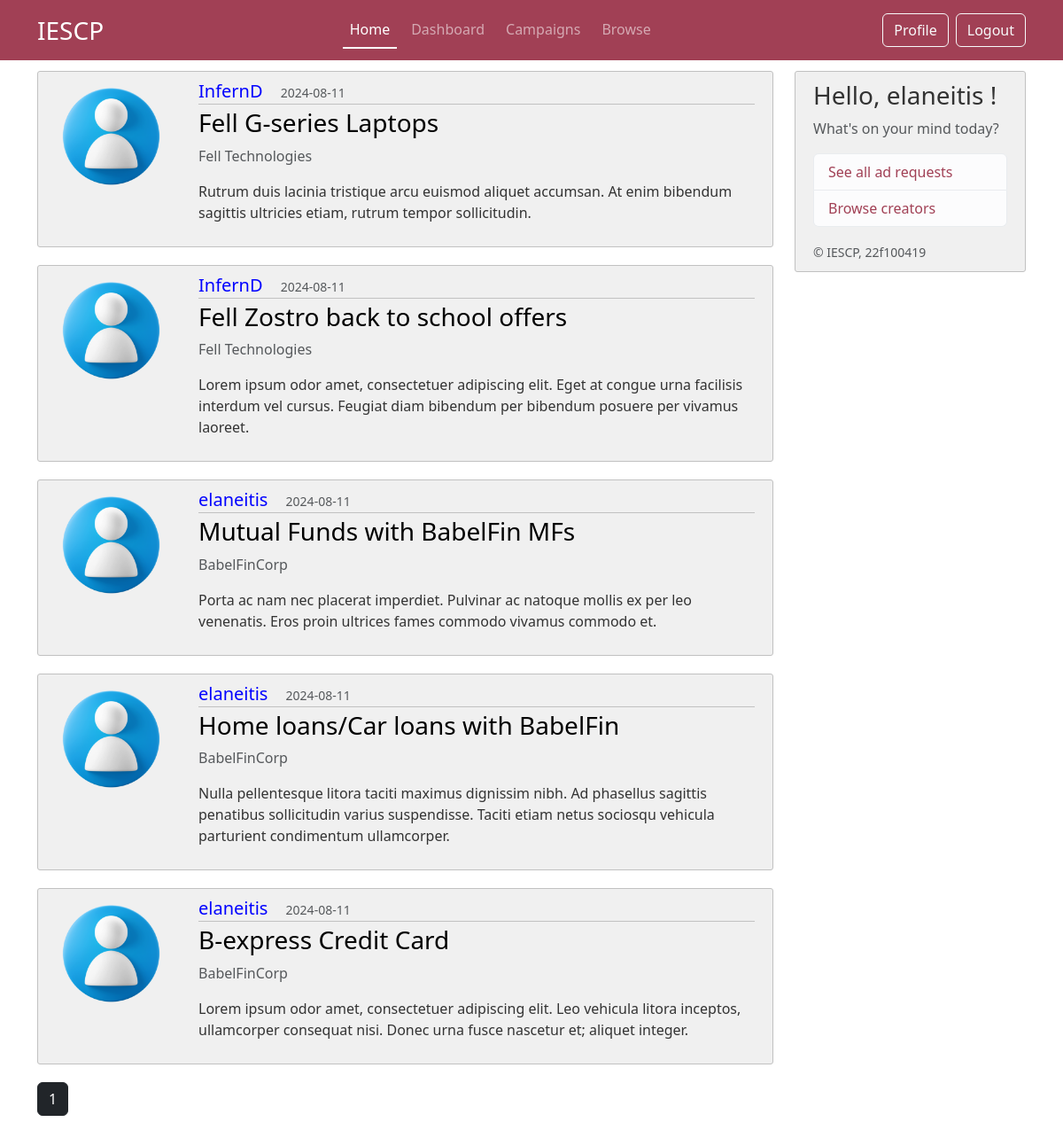
/home (signed in), run on an earlier commit of the app's database.
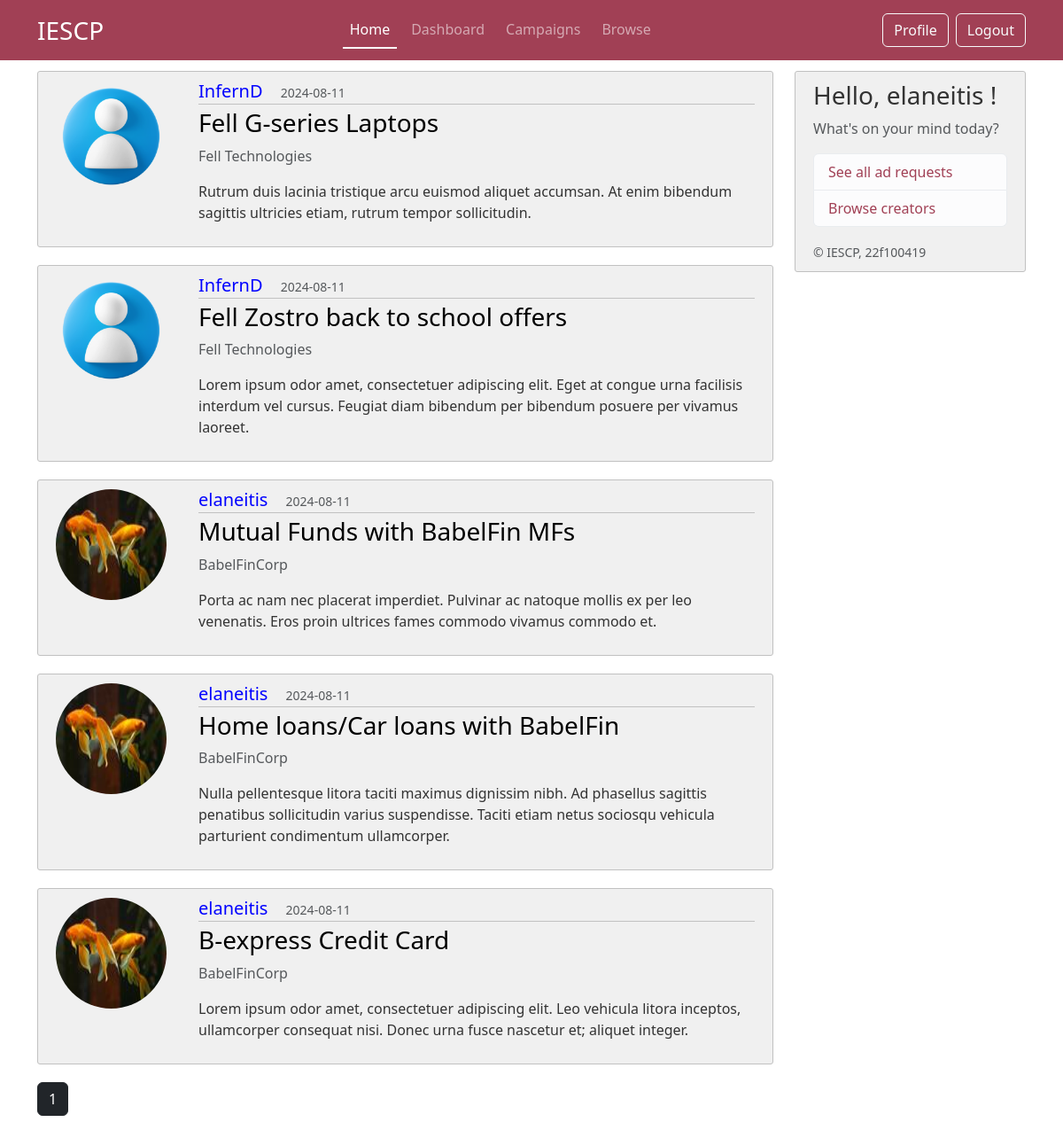
And on a later commit of the database.
### iescp/models.py (models this page shows, shortened)
class Post(db.Model):
     id = db.Column(db.Integer, primary_key=True)
     title = db.Column(db.String(100), nullable =False)
     date_posted = db.Column(db.DateTime, nullable =False, default =datetime.now(timezone.utc))
     description = db.Column(db.Text, nullable =False)
     budget = db.Column(db.String(20), nullable =False)
     industry = db.Column(db.String(20), nullable =False)
     end_date = db.Column(db.DateTime, nullable =False)
     user_id = db.Column(db.Integer,db.ForeignKey('sponsor.id'),nullable= False)
     status = db.Column(db.String(20), nullable=False, default='Public')
     author = db.relationship('Sponsor', backref='posts', lazy=True)

class CommonUser(db.Model,UserMixin):
     __tablename__ = 'commonuser'
     id = db.Column(db.Integer, primary_key=True)
     role = db.Column(db.String(25), nullable=False) # sponsor or creator
     username = db.Column(db.String(16), unique=True, nullable =False)
     password = db.Column(db.String(60), nullable =False)
     email = db.Column(db.String(50), unique=True, nullable =False)
     firstname = db.Column(db.String(50), nullable=False)
     lastname = db.Column(db.String(50), nullable=False)
     profile_pic = db.Column(db.String(16), nullable =False, default='default.jpg')
     status = db.Column(db.String(12), nullable= False, default='Public') #public or private profile for browse page
     flag = db.Column(db.String(5), nullable=False, default='No') # flag for admin
     phone_no = db.Column(db.String(16), nullable = False)

class Sponsor(db.Model, UserMixin):
     __tablename__ = 'sponsor'
     id = db.Column(db.Integer, primary_key=True)
     company = db.Column(db.String(50), nullable = False)
     industry = db.Column(db.String(50), nullable=False)
     website= db.Column(db.String(120), nullable=False)
     company_address = db.Column(db.Text, nullable=False)
     common_id = db.Column(db.Integer, db.ForeignKey('commonuser.id'), nullable = False)
     common_user = db.relationship('CommonUser', backref='sponsor', uselist=False)

### iescp/routes.py (the view)
@app.route("/home")
@login_required
def home():
     page = request.args.get('page',default=1,type=int)
     posts = Post.query.order_by(Post.date_posted.desc()).paginate(page=page, per_page=6)
     return render_template('index.html', title="Home" ,ads_posts= posts)

### iescp/models.py (called while the page is built)
@login_manager.user_loader
def load_user(user_id):
     return CommonUser.query.get(int(user_id))

### iescp/templates/index.html
{% extends "layout.html" %}
{% block content %}
        {% for post in ads_posts.items %}
            <article class="d-flex content-section">
                <div class="flex-shrink-0">
                    <img src="{{ url_for('static', filename='images/profile_pics/'+ post.author.common_user.profile_pic) }}" alt="{{post.author.common_user.username}}'s profile image" class="rounded-circle account-img">
                </div>
                <div class="flex-grow-1 ms-3">
                    <div class="article-metadata justify-content-between">
                        <a class="h5" href="{{ url_for('sponsor_view',username=post.author.common_user.username) }}" style="margin-right: 1rem;"> {{ post.author.common_user.username }}</a>
                        <small class="text-muted"> {{ post.date_posted.strftime('%Y-%m-%d') }}</small>
                    </div>
                    <h3><a class="article-title h3" href="{{ url_for('post',post_id=post.id)}}"> {{ post.title }} </a></h3>
                    <p class="text-muted">{{ post.author.company }}</p>
                    <p class="article-content"> {{ post.description }} </p>
                </div>
            </article>
        {% endfor %}
        {% for page_num in ads_posts.iter_pages(left_edge=1, right_edge=1, left_current=1, right_current=2) %}
            {% if page_num %}
                {% if ads_posts.page == page_num %}
                    <a class="btn btn-dark mb-3" href="{{ url_for('home', page=page_num) }}"> {{ page_num }}</a>
                {% else %}
                    <a class="btn btn-outline-dark mb-3" href="{{ url_for('home', page=page_num) }}"> {{ page_num }}</a>
                {% endif %}
            {% else %}
                ...
            {% endif %}
        {% endfor %}
{% endblock content %}

### iescp/templates/layout.html (shortened to what this page needs)
<!DOCTYPE html>
<html>
    <head>
        <link href="https://cdn.jsdelivr.net/npm/bootstrap@5.3.3/dist/css/bootstrap.min.css" rel="stylesheet">
        <link rel="stylesheet" type="text/css" href="{{ url_for('static', filename='css/layout.css') }}">
    </head>
    <body>
        {% if current_user.email!='admin@admin.com'%}
        <header class="site-header">
            <nav class="navbar navbar-expand-md fixed-top" data-bs-theme="dark">
                <div class="container">
                    <a class="navbar-brand fs-3" href="{{ url_for('home') }}" >IESCP</a>
                    <div class="collapse navbar-collapse" id="navbarSupportedContent">
                        <ul class="navbar-nav nav-underline ms-auto mb-2 mb-lg-0 gap-2">
                            <li class="nav-item">
                                <a class="nav-link {{ 'active' if request.endpoint == 'home' }}" aria-current="page" href="{{ url_for('home') }}"> Home </a>
                            </li>
                            <li class="nav-item">
                                <a class="nav-link {{ 'active' if request.endpoint == 'dashboard' }}" href="{{ url_for('dashboard') }}"> Dashboard </a>
                            </li>
                            <li class="nav-item">
                                <a class="nav-link {{ 'active' if request.endpoint == 'campaign' }}" href="{{ url_for('campaign') }}"> Campaigns </a>
                            </li>
                            <li class="nav-item">
                                <a class="nav-link {{ 'active' if request.endpoint == 'browse' }}" href="{{ url_for('browse') }}"> Browse </a>
                            </li>
                        </ul>
                        <ul class="navbar-nav ms-auto mb-2 mb-lg-0 gap-2">
                            <li class="nav-item">
                                {% if current_user.role=='Sponsor' %}
                                    <a class="btn btn-outline-light" href="{{url_for('sponsor_profile')}}"> Profile </a>
                                {% endif %}
                            </li>
                            <li class="nav-item">
                                <a class="btn btn-outline-light" href="{{ url_for('logout') }}"> Logout </a>
                            </li>
                        </ul>
                    </div>
            </nav>
        </header>
        <main role="main" class="container">
            <div class="row">
                <div class="col-md-9">
                    {% block content %} {% endblock %}
                </div>
                <div class="col-md-3">
                    <div class="content-section sticky-top">
                        <h3> Hello, {{ current_user.username }} ! </h3>
                        <p class='text-muted'> What's on your mind today?
                        <ul class="list-group">
                            {% if current_user.role == "Sponsor" %}
                            <li class="list-group-item list-group-item-action list-group-item-light"> <a href="{{ url_for('sponsor_adreq_list') }}"> See all ad requests </a> </li>
                            <li class="list-group-item list-group-item-action list-group-item-light"> <a href="{{ url_for('browse') }}"> Browse creators </a> </li>
                            {% endif %}
                        </ul>
                        </p>
                        <small class="text-muted">&copy; IESCP, 22f100419</small>
                    </div>
                </div>
            </div>
        </main>
        {% endif %}
    </body>
</html>

### iescp/static/css/layout.css (style rules this page uses)
.navbar { background-color: #a14055; }
.sticky-top { top: 80px; }
body { background: #fff; color: #333333; margin-top: 5rem; height: 100vh; }
body::before { content: ''; position: fixed; top: 0; left: 0; width: 100%; height: 100%; background-image: url('../images/layout-bg-2.png'); background-size: cover; background-repeat: no-repeat; background-position: center; background-attachment: fixed; opacity: 0.3; z-index: -1; }
.site-header .navbar-nav .nav-link.active { font-weight: 500; }
.content-section { background: #f0f0f0; padding: 10px 20px; border: 1px solid #c1c1c1; border-radius: 3px; margin-bottom: 20px; }
a { text-decoration: none; }
.article-title { color: #000; }
.article-content { white-space: pre-line; }
.article-metadata { padding-bottom: 1px; margin-bottom: 4px; color: blue; text-decoration: none; border-bottom: 1px solid #c1c1c1; }
.account-img { height: 125px; width: 125px; margin-right: 20px; margin-bottom: 16px; }
.list-group a { color: #a14055; }

What changed in the data, as far as the page shows it:
changed through a linked row, Post "Mutual Funds with BabelFin MFs": profile_pic: picture added in place of a placeholder
changed through a linked row, Post "Home loans/Car loans with BabelFin": profile_pic: picture added in place of a placeholder
changed through a linked row, Post "B-express Credit Card": profile_pic: picture added in place of a placeholder
